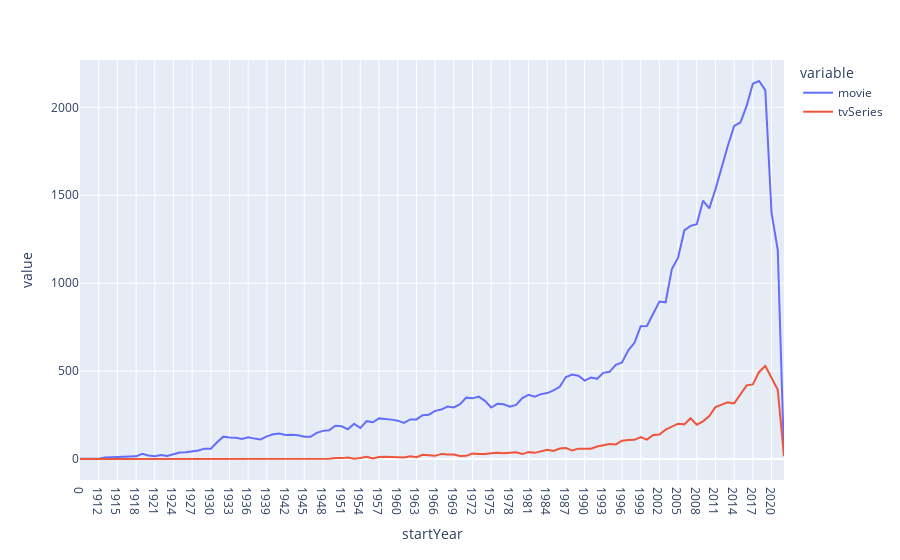

The notebook cell saved with this chart:
### Code cell
import plotly.express as px
fig = px.line(dataframe, x="startYear", y=["movie", "tvSeries"])
fig.show()

### Figure 1 — Plotly figure (JSON) as saved in the notebook; plotly's stock layout.template omitted (floating-point values rounded to 4 significant figures)
{"data": [{"hovertemplate": "variable=movie<br>startYear=%{x}<br>value=%{y}<extra></extra>", "legendgroup": "movie", "line": {"color": "#636efa", "dash": "solid"}, "marker": {"symbol": "circle"}, "mode": "lines", "name": "movie", "orientation": "v", "showlegend": true, "type": "scatter", "x": ["0", "1906", "1911", "1912", "1913", "1914", "1915", "1916", "1917", "1918", "1919", "1920", "1921", "1922", "1923", "1924", "1925", "1926", "1927", "1928", "1929", "1930", "1931", "1932", "1933", "1934", "1935", "1936", "1937", "1938", "1939", "1940", "1941", "1942", "1943", "1944", "1945", "1946", "1947", "1948", "1949", "1950", "1951", "1952", "1953", "1954", "1955", "1956", "1957", "1958", "1959", "1960", "1961", "1962", "1963", "1964", "1965", "1966", "1967", "1968", "1969", "1970", "1971", "1972", "1973", "1974", "1975", "1976", "1977", "1978", "1979", "1980", "1981", "1982", "1983", "1984", "1985", "1986", "1987", "1988", "1989", "1990", "1991", "1992", "1993", "1994", "1995", "1996", "1997", "1998", "1999", "2000", "2001", "2002", "2003", "2004", "2005", "2006", "2007", "2008", "2009", "2010", "2011", "2012", "2013", "2014", "2015", "2016", "2017", "2018", "2019", "2020", "2021", "2022"], "xaxis": "x", "y": [1, 1, 1, 2, 8, 10, 9, 15, 13, 15, 30, 20, 16, 22, 17, 28, 37, 39, 44, 48, 59, 58, 95, 127, 122, 121, 114, 123, 116, 111, 129, 141, 145, 137, 138, 135, 127, 126, 149, 160, 164, 189, 186, 169, 200, 176, 215, 209, 231, 229, 224, 218, 205, 225, 225, 249, 252, 274, 281, 298, 293, 312, 349, 345, 355, 331, 293, 314, 311, 297, 308, 347, 365, 354, 369, 375, 390, 411, 466, 480, 474, 446, 463, 456, 490, 496, 535, 549, 618, 661, 755, 757, 824, 896, 891, 1080, 1145, 1300, 1326, 1335, 1469, 1425, 1534, 1664, 1783, 1895, 1914, 2008, 2135, 2150, 2098, 1400, 1188, 18], "yaxis": "y"}, {"hovertemplate": "variable=tvSeries<br>startYear=%{x}<br>value=%{y}<extra></extra>", "legendgroup": "tvSeries", "line": {"color": "#EF553B", "dash": "solid"}, "marker": {"symbol": "circle"}, "mode": "lines", "name": "tvSeries", "orientation": "v", "showlegend": true, "type": "scatter", "x": ["0", "1906", "1911", "1912", "1913", "1914", "1915", "1916", "1917", "1918", "1919", "1920", "1921", "1922", "1923", "1924", "1925", "1926", "1927", "1928", "1929", "1930", "1931", "1932", "1933", "1934", "1935", "1936", "1937", "1938", "1939", "1940", "1941", "1942", "1943", "1944", "1945", "1946", "1947", "1948", "1949", "1950", "1951", "1952", "1953", "1954", "1955", "1956", "1957", "1958", "1959", "1960", "1961", "1962", "1963", "1964", "1965", "1966", "1967", "1968", "1969", "1970", "1971", "1972", "1973", "1974", "1975", "1976", "1977", "1978", "1979", "1980", "1981", "1982", "1983", "1984", "1985", "1986", "1987", "1988", "1989", "1990", "1991", "1992", "1993", "1994", "1995", "1996", "1997", "1998", "1999", "2000", "2001", "2002", "2003", "2004", "2005", "2006", "2007", "2008", "2009", "2010", "2011", "2012", "2013", "2014", "2015", "2016", "2017", "2018", "2019", "2020", "2021", "2022"], "xaxis": "x", "y": [0, 0, 0, 0, 0, 0, 0, 0, 0, 0, 0, 0, 0, 0, 0, 0, 0, 0, 0, 0, 0, 0, 0, 0, 0, 1, 0, 0, 0, 0, 0, 1, 0, 0, 0, 0, 0, 0, 1, 1, 1, 6, 5, 9, 2, 6, 13, 3, 11, 13, 11, 10, 8, 15, 10, 24, 23, 18, 29, 25, 26, 17, 18, 31, 28, 28, 33, 36, 33, 34, 38, 28, 39, 35, 43, 53, 46, 60, 62, 48, 59, 59, 59, 71, 78, 85, 83, 104, 108, 109, 125, 110, 137, 139, 167, 184, 201, 197, 232, 195, 214, 244, 295, 309, 322, 316, 369, 419, 424, 495, 529, 462, 393, 16], "yaxis": "y"}], "layout": {"legend": {"title": {"text": "variable"}, "tracegroupgap": 0}, "margin": {"t": 60}, "xaxis": {"anchor": "y", "domain": [0, 1], "title": {"text": "startYear"}}, "yaxis": {"anchor": "x", "domain": [0, 1], "title": {"text": "value"}}}}
